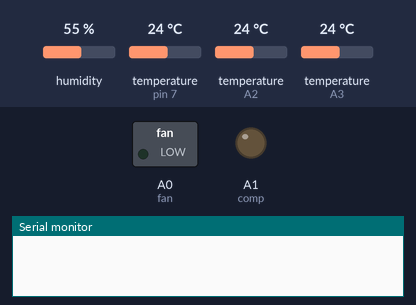
The sketch below on a simulated Arduino Uno, built with avr-gcc and run on an emulated ATmega328P. On the bench: switched loads named in the sketch (green lamp = pin HIGH), output pins drawn as LEDs (lit = HIGH), the last lines printed to the serial monitor. The test bench sets the inputs (shaded band); at power-on: humidity 55 %, temperature (sensors on pin 7, A2, A3) 24 °C. Pins used as bus, display or sensor lines are not drawn.

Above: at 0.1 s.
At 33.0 s:
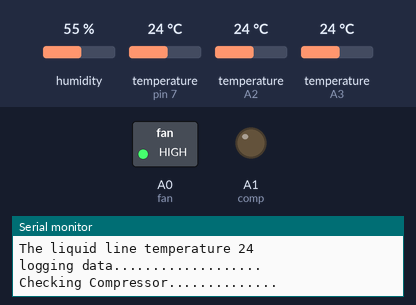
Timing chart, 0 to 34.5 s (numbered marks = the images above):
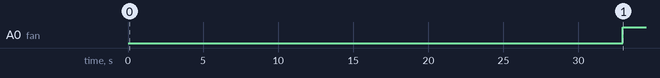

The sketch:

nano_code.ino
```cpp
#include <SoftwareSerial.h>
#include <OneWire.h>
#include <DallasTemperature.h>
#include <DHT.h>
#include <DHT_U.h>

SoftwareSerial s(12, 11);

#define temp3 A3
#define temp2 A2
#define DHT1PIN 7
#define DHT1TYPE DHT22
#define wifi_rst_btn 6
#define comp A1
#define fan A0

OneWire oneWire1(temp3);
DallasTemperature sensors1(&oneWire1);
OneWire oneWire2(temp2);
DallasTemperature sensors2(&oneWire2);
DHT dht1(DHT1PIN, DHT1TYPE);

unsigned long lastOffTime = 0;
unsigned long compOnTime = 0;
unsigned long lastChecked = 0;
unsigned long fanOnTime = 0;
unsigned long fanOffTime = 0;
unsigned long dispenseTime = 0;
short m = 150;

short Climate = 0;

int tempC1;
int tempC2;
int temp;
int humid;

void setup() {
  Serial.begin(9600);
  s.begin(9600);
  delay(5000);
  pinMode(wifi_rst_btn, OUTPUT);
  Serial.println("Resetting Wifi");
  digitalWrite(wifi_rst_btn, HIGH);
  delay(300);
  digitalWrite(wifi_rst_btn, LOW);
  delay(25000);
  sensors1.begin();
  sensors2.begin();
  dht1.begin();

  pinMode(comp, OUTPUT);
  pinMode(fan, OUTPUT);
  delay(200);
}

void loop()
{
  sensors2.requestTemperatures();
  int tempC2 = sensors2.getTempCByIndex(0);
  if (tempC2 >= 70 && tempC2 < 100)
  {
    turnOffComp();
    turnOffComp();
    turnOffComp();
    Serial.println("The Temperature Was above 65 degree Celcius");
    delay(600000);
  }
  //    double therm = thermocouple.readCelsius();
  //    if (therm >= 60 && therm < 120)
  //    {
  //      turnOffComp();
  //      turnOffComp();
  //      turnOffComp();
  //      Serial.println("The Temperature Was above 65 degree Celcius");
  //      delay(600000);
  //    }
  //    Serial.println(therm);
  unsigned long interval = millis() - lastChecked;
  if (interval < 0)
    lastChecked = 0;
  if (interval > 3000)
  {
    sensors1.requestTemperatures();
    sensors2.requestTemperatures();
    tempC1 = sensors1.getTempCByIndex(0);
    tempC2 = sensors2.getTempCByIndex(0);
    temp = dht1.readTemperature();
    humid = dht1.readHumidity() - 3;
    humid = humid * 0.94;
    Serial.print("The ambient temperature "); Serial.println(temp);
    Serial.print("The ambient Humidity "); Serial.println(humid);
    Serial.print("The evaporating temperature "); Serial.println(tempC1);
    Serial.print("The liquid line temperature "); Serial.println(tempC2);
    if (m >= 10)
    {

      s.print("field1=" + String(temp) + "&field2=" + String(humid) + "&field4=" + String(digitalRead(comp))   + "&field6="  + String(tempC1) + "&field7=" + String(tempC2));
      Serial.println("logging data...................");
      m = 0;
    }
    else
    {
      m++;
    }
    compressor();
    lastChecked = millis();
  }
  delay(150);
  // put your main code here, to run repeatedly:
}

void compressor()
{
  Serial.println("Checking Compressor..............");
  unsigned long interval = millis() - lastOffTime;
  if (interval < 0)
  {
    lastOffTime = 0;
  }
  Serial.println(interval);
  if (digitalRead(comp) != 1 && (temp < 35 || (humid > 35 && humid != 0)) && interval > compOnTime ) // dalay to turn on the compressor is ten sec for now and will be changed after according to the condition
  {
    digitalWrite(fan, HIGH);
    Serial.println("Fan getting On");
    delay(120000);
    digitalWrite(comp, HIGH);
    Serial.println("Compressor getting On");
    delay(15000);
  }
  else if (digitalRead(comp) != 0 && temp >= 35 && humid <= 35 && humid != 0)
  {
    turnOffComp();
    compOnTime = 3600000;
    delay(120000);
    digitalWrite(fan, LOW);
    Serial.println("Fan getting off");
  }
  else
  {
    Serial.println("not found any Condition for compresser Its state is unaltered");
  }
}

void turnOffComp()
{
  digitalWrite(comp, LOW);
  lastOffTime = millis();
  Serial.println("Compressor getting off");

}
```

Measured:
- by itself, A0 (fan): LOW → HIGH at 33.0 s
